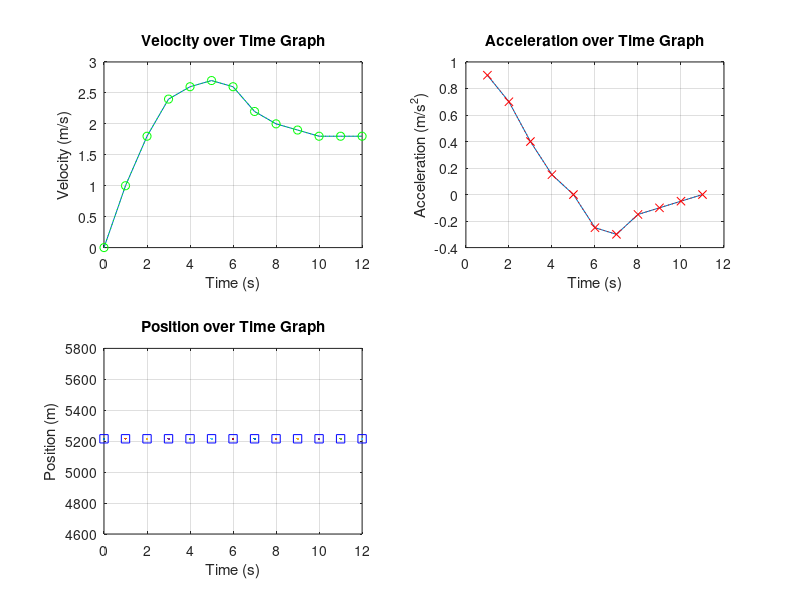

This chart was generated by the following MATLAB code:
% A script to determine and plot position, velocity, and acceleration
% Create arrays for time and velocity variables
t = 0:12;
v = [0, 1, 1.8, 2.4, 2.6, 2.7, 2.6, 2.2, 2, 1.9, 1.8, 1.8, 1.8];
% Initial position is 0 meters
x0 = 0;

% Find acceleration by using central difference estimation of the
% derivative for the velocity function
n = length(t);
der = ((v(3:n)-v(1:n-2))./(t(3:n)-t(1:n-2)));

% Determine the position function by integrating the velocity function
vel = @(t) n./t;
position = integral(vel,0,12);

% PLot Velocity graph
subplot(2,2,1)
plot(t,v,t,v,'o:g')
grid on
title("Velocity over Time Graph")
xlabel("Time (s)")
ylabel("Velocity (m/s)")

% PLot Acceleration graph
subplot(2,2,2)
plot(t(2:n-1),der,t(2:n-1),der,'x:r')
grid on
title("Acceleration over Time Graph")
xlabel("Time (s)")
ylabel("Acceleration (m/s^2)")

% PLot Position graph
subplot(2,2,3)
plot(t,position,t,position,'s:b')
grid on
title("Position over Time Graph")
xlabel("Time (s)")
ylabel("Position (m)")

